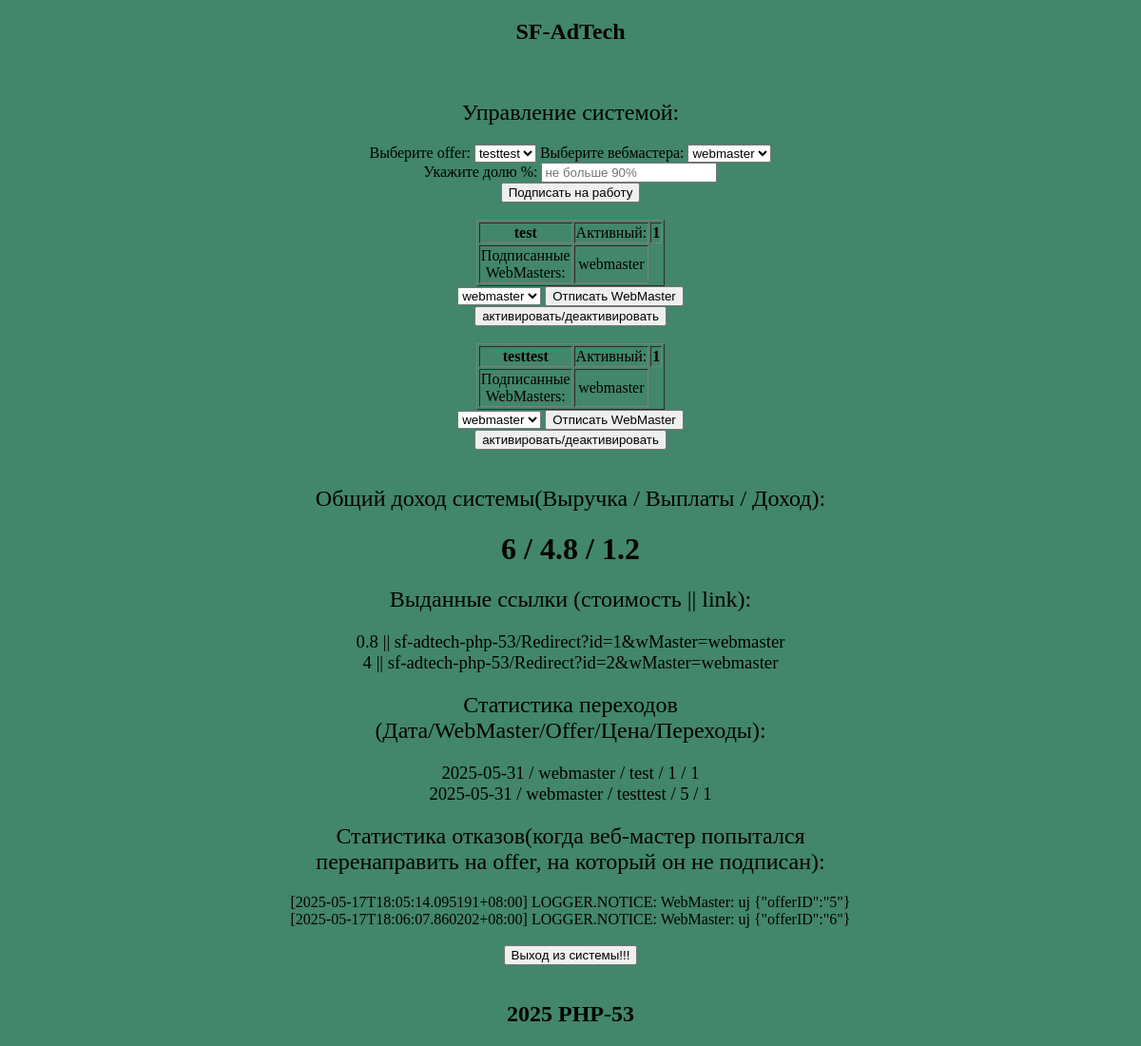
The app's page /Admin (signed in) with its own data.
### tables this page shows
CREATE TABLE `offers` (
  `id` int NOT NULL,
  `offer` varchar(55) DEFAULT NULL,
  `cost` float(10,3) UNSIGNED DEFAULT NULL,
  `targeturl` varchar(55) DEFAULT NULL,
  `ownername` varchar(40) DEFAULT NULL,
  `topic` text,
  `craftsmen` tinyint UNSIGNED DEFAULT '0',
  `topicstate` tinyint(1) DEFAULT '1'
);

CREATE TABLE `subscriptions` (
  `id` int NOT NULL,
  `id_offer` int NOT NULL,
  `link` varchar(255) DEFAULT NULL,
  `web_master` varchar(30) DEFAULT NULL,
  `costing` float(10,3) UNSIGNED DEFAULT NULL
);

### application/core/ControllerWithModel.php (called while the page is built, shortened)
<?php
class ControllerWithModel{
    public function __construct($model){
        $this->data = $model::standart();
    }
}

### application/bootstrap.php (called while the page is built, shortened)
<?php
require_once '../application/core/ControllerWithModel.php';
require_once '../application/core/View.php';
require_once '../application/core/Route.php';
Route::start();

### public/index.php (called while the page is built, shortened)
<?php
require_once '../application/bootstrap.php';

### application/views/pageAdmin.php (the view)
<?php
[$reviews_refusal, $transition, $issued_links, $forIncome, $offers, $webMasters] = $data;
$income = $forIncome['expenses'] - $forIncome['summ'];
echo '<h2>Управление системой:</h2>';
echo '
<form action="/SubscribeWebMaster" method="post">
<label for="selector_offer">Выберите offer:</label>
<select name="id" id="selector_offer" >';
foreach($offers as $key => $value){
    echo '<option value="'.$value['id'].'" selected>'.$value['offer'].'</option>';
}
echo '</select>
<label for="selector">Выберите вебмастера:</label>
<select name="webMaster" id="selector" >';
foreach($webMasters as $key => $value){
    echo '<option value="'.$value['user'].'" selected>'.$value['user'].'</option>';
}
echo '</select>
<br>
        <label for="cost">Укажите долю %:</label>
        <input name="followCost" type="number" placeholder="не больше 90%" id="cost">
<br>
<input name="reg" type="submit" value="Подписать на работу" >
</form>
<br>
';
foreach($offers as $key => $value){
        echo '<table border="1">
          <tr>
            <th>'.$value['offer'].'</th>
            <td>Активный:</td>
            <th>'.$value['topicstate'].'</th>
          </tr>
          <tr>
           <td>Подписанные<br> WebMasters:</td>';
foreach($issued_links as $key_sub => $value_sub){
    if($value['id'] == $value_sub['id_offer']){
        echo '<td>'.$value_sub['web_master'].'</td>';
    }
}
         echo '</tr>
          </table>';
          echo
          '<form action="/AdminForUnsubscribe" method="post" >
                <select name="webmaster" id="selector" >';
foreach($issued_links as $key_sub => $value_sub){
    if($value['id'] == $value_sub['id_offer']){
        echo '<option value="'.$value_sub['id'].'" selected>'.$value_sub['web_master'].'</option>';
    }
}
echo
'</select>
<input name="'.$value['id'].'" type="submit" value="Отписать WebMaster" >
        </form>';
echo'      <form action="/ActiveOffer" method="post" >
        <input type="hidden" name="id" value="'.$value['id'].'">
        <input type="hidden" name="state" value="'.$value['topicstate'].'">
        <input name="on/off" type="submit" value="активировать/деактивировать" >
      </form><br>';
}
echo '<h2>Общий доход системы(Выручка / Выплаты / Доход):</h2>';
echo '<h1>'.$forIncome['expenses'].' / '.$forIncome['summ'].' / '.$income.'</h1>';
echo '<h2>Выданные ссылки (стоимость || link):</h2>';
echo '<h3>';
foreach($issued_links as $key => $value){
    $param = str_replace('<br>', '', $value['link']);
    echo $value['costing'].'  ||  '.$param.'<br>';
}
echo '</h3>';
echo '<h2>Статистика переходов<br>(Дата/WebMaster/Offer/Цена/Переходы):</h2>';
echo '<h3>';
foreach($transition as $key => $value){
    echo $value['nowdate'].' / '.$value['webmaster'].' / '.$value['offer']
    .' / '.$value['cost'].' / '.$value['count'].'<br>';
}
echo '</h3>';
?>
<h2>Статистика отказов(когда веб-мастер попытался<br>перенаправить на offer, на который он не подписан):</h2>
<?php
print_r($reviews_refusal);
?>
<br>
<form action="/ExitFrom" method="get" >
    <input class="exit_button" name="exit" type="submit" value="Выход из системы!!!" >
</form>

### application/core/Route.php (shortened to what this page needs)
<?php
	class Route
	{
        public static function start(){
        $controller_name = 'First';
        $method = 'index';
        $routes = explode('?', $_SERVER['REQUEST_URI']);
        $routes = explode('/', $routes[0]);
        if(!empty($routes[1])){
        $controller_name = ucfirst($routes[1]);
        }
        $model_name = 'Model_'.$controller_name;
        $controller_file = '../application/controllers/Controller_' . $controller_name . '.php';
        if (file_exists($controller_file)) {
            $controller_class = 'Controller_' . $controller_name;
            if(class_exists($controller_class)){
                $actionName = new $controller_class($model_name);
                if(method_exists($actionName, $method)){
                    $actionName->$method();
                }else{
                    self::error();
                }
            } else {
            self::error();
        }
        } else {
            self::error();
        }
        }
	}

### application/models/Model_Admin.php
<?php
class Model_Admin extends Model
{
    public static function standart()
    {
        $db = Model::connect();
        $stmt1 = $db->prepare('SELECT nowdate, webmaster, offer, cost, COUNT(*) AS count
        FROM `redirect`JOIN offers ON redirect.idoffer = offers.id
        LEFT JOIN subscriptions ON redirect.idoffer = subscriptions.id_offer GROUP BY nowdate, webmaster, offer, cost');
        $stmt1   ->execute();
        $result1 = $stmt1->FetchAll(PDO::FETCH_ASSOC);
        $stmt2 = $db->prepare('SELECT SUM(cost) AS expenses, SUM(costing) AS summ
        FROM `redirect`JOIN offers ON redirect.idoffer = offers.id
        LEFT JOIN subscriptions ON redirect.idoffer = subscriptions.id_offer');
        $stmt2   ->execute();
        $result2 = $stmt2->FETCH(PDO::FETCH_ASSOC);
        $stmt3 = $db->prepare('SELECT * FROM subscriptions');
        $stmt3   ->execute();
        $result3 = $stmt3->FetchAll(PDO::FETCH_ASSOC);
        $refusal = file_get_contents('../logs/logRef.txt');
        $reviews_refusal = str_replace("[]","<br>",$refusal);
        $stmt4 = $db->prepare('SELECT id, offer, topicstate FROM offers');
        $stmt4   ->execute();
        $result4 = $stmt4->FetchAll(PDO::FETCH_ASSOC);
        $parametr = 'webmaster';
        $stmt5 = $db->prepare('SELECT user FROM users WHERE `rolestatus`=?');
        $stmt5 ->bindParam(1, $parametr);
        $stmt5 ->  execute();
        $result5 = $stmt5->FetchAll(PDO::FETCH_ASSOC);
         return [$reviews_refusal, $result1, $result3, $result2, $result4, $result5];
    }
}

### application/controllers/Controller_Admin.php
<?php
class Controller_Admin  extends ControllerWithModel
{
function index(){
    if(!empty($_SESSION['username']) && $_SESSION['role'] === 'admin'){
         $this->view->render('pageAdmin.php', 'template_view.php', $this->data);
         exit();
    } else {
        header ('Location:/');
    }
}
}

### application/core/View.php
<?php
class View{
    public function render($content_view, $template_view=null, $data = null){
        if($template_view){
            include_once '../application/views/'.$template_view;
        }
    }
}

### application/views/template_view.php (shortened to what this page needs)
<!DOCTYPE html>
<html lang="en">
<head>
<link rel="stylesheet" href="/style.css" type="text/css"/>
</head>
<body>
    <header class="header">
        <h2 class="exception">SF-AdTech </h2>
    </header>
    <main class="main">
        <br>
        <?php include_once $content_view;  ?>
    </main>
    <footer class="footer">
        <br>
        <h2 class="exception">2025 PHP-53</h2>
    </footer>
</body>
</html>

### public/style.css (style rules this page uses)
body { background: #1e704fd6; text-align: center; }
h2, h3 { font-weight: normal; }
.exception { font-weight: bold; }
table { margin: auto; }

### records on screen
offers: offer "test", topicstate "1"
subscriptions: web_master "webmaster", costing "0.8", link "sf-adtech-php-53/Redirect?id=1&wMaster=webmaster"
offers: offer "testtest", topicstate "1"
subscriptions: web_master "webmaster", costing "4", link "sf-adtech-php-53/Redirect?id=2&wMaster=webmaster"

### other values on screen
$forIncome['expenses'] "6"
$forIncome['summ'] "4.8"
$income "1.2"
$value['nowdate'] "2025-05-31"
$value['webmaster'] "webmaster"
$value['offer'] "test"
$value['cost'] "1"
$value['count'] "1"
$value['offer'] "testtest"
$value['cost'] "5"
str_replace("[]","<br>",$refusal) "[2025-05-17T18:05:14.095191+08:00] LOGGER.NOTICE: WebMaster: uj {\"offerID\":\"5\"} [2025-05-17T18:06:07.860202+08:00] LOGGER.NOTICE: WebMaster: uj {\"offerID\":\"6\"}"
form field id "testtest"
form field webMaster "webmaster"
form field webmaster "webmaster"
